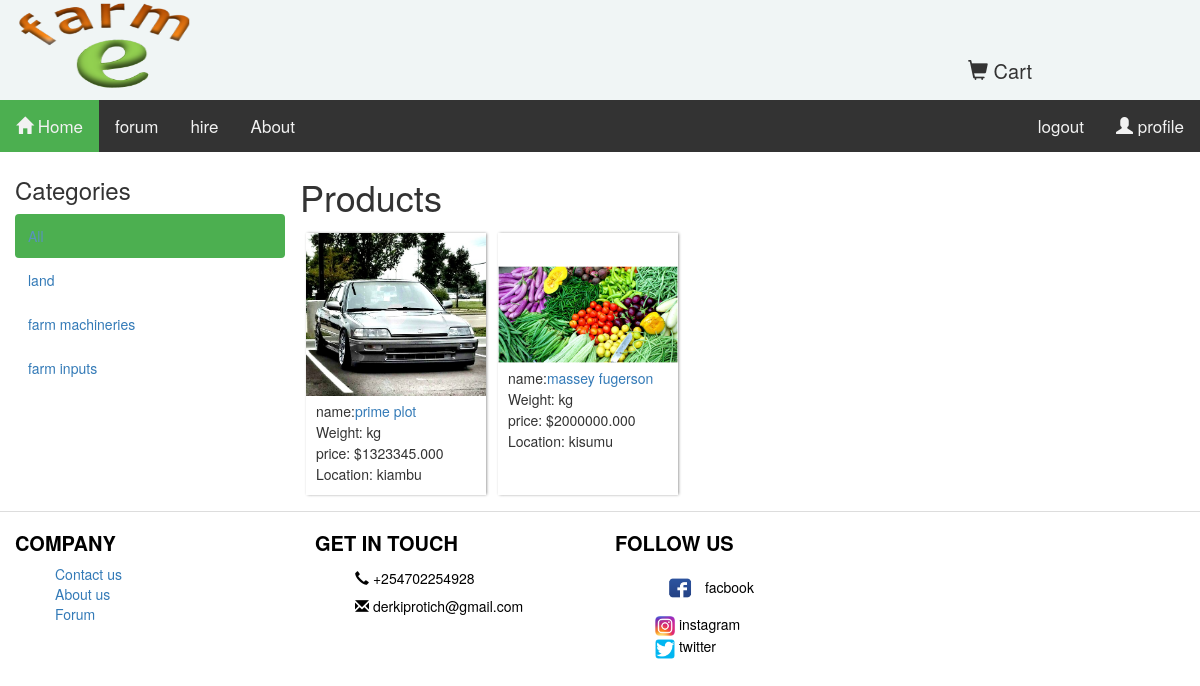
The app's page /hire/input/ (signed in) with its own data.
### hire/models.py (models this page shows, shortened)
class Category(models.Model):
    name=models.CharField(max_length=250,db_index=True)
    slug=models.SlugField(db_index=True,unique=True)
    class Meta:
        ordering=('-name',)
        verbose_name='category'
        verbose_name_plural='categories'
    def get_absolute_url(self):
        return reverse('input_by_category',args=[self.slug])

class Input(models.Model):
    name= models.CharField(max_length=250,db_index=True)
    slug=models.SlugField(db_index=True,unique=True)
    image=models.ImageField(upload_to=upload)
    description=models.TextField(blank=True)
    category=models.ForeignKey(Category,on_delete=models.CASCADE,related_name='inputs')
    price= models.DecimalField(max_digits=10, decimal_places=3)
    available=models.BooleanField(default=True)
    location=models.CharField(max_length=50)
    created= models.DateTimeField(auto_now_add=True)
    updated= models.DateTimeField(auto_now=True)
    class Meta:
        ordering=('-name',)
        index_together=(('id','slug'),)
    def get_absolute_url(self):
        return reverse('input_detail', args=[self.id, self.slug])

### hire/views.py (the view)
# urls.py: url(r'^(?P<category_slug>[-\w]+)/$',views.hireView, name='input_by_category'),
def hireView(request,category_slug=None):
    category = None
    categories = Category.objects.all()
    inputs = Input.objects.filter(available=True)
    if category_slug:
        category = get_object_or_404(Category, slug=category_slug )
        inputs = Input.objects.filter(category=category)
    return render(request,'hire/hire_list.html',{'category':category,
                                                 'categories':categories,
                                                 'inputs':inputs})

### cart/cart.py (called while the page is built)
	def __len__(self):
		return sum(item['quantity' ] for item in self.cart.values())

### cart/context_processors.py (called while the page is built)
def cart(request):
	return {'cart': Cart(request)}

### efarm/templates/hire/hire_list.html (shortened to what this page needs)
{% extends "shop/base.html" %}
{% load static %}
{% block content %}
<div id="sidebar" class="col-lg-3 col-md-2 col-sm-0">
			<h3>Categories</h3>
			<ul>
				<li {% if not category %} class="select"{% endif %}><a href="{% url 'hire_list' %}">All</a></li>
			{% for c in categories %}
				<li {% if category.slug == c.slug %}class="select"{% endif %}><a href="{{ c.get_absolute_url }}">{{ c.name }}</a></li>
			{% endfor %}
			</ul>
</div>
<h1>{% if category %} {{ category.name }}{% else %}Products{% endif %}</h1>
<div id="main" class="product col-sm-12 col-md-9 col-lg-9" >
			{% for input in inputs %}
			<div class="item">
					<a href="{{ input.get_absolute_url }}">
					<img src="{%if input.image %}{{input.image.url}}{% else %}{% static 'img/image.png'%}{% endif %}">
					</a>
					<div class="item_list">
					name:<a href="{{ input.get_absolute_url }}">{{ input.name }}</a><br>
					Weight: {{input.weigth}}kg<br>
					price: ${{ input.price }}<br>
					Location: {{input.location}}<br>
				</div>
			</div>
			{% endfor %}
</div>
</div>
{% endblock %}

### static/css/main.css (style rules this page uses)
body { margin: 0px 0px 0px 0px; font-family:helvetica, sans-serif; height: 100%; }
* { box-sizing: border-box; }
a { text-decoration:none; color:black; }
#sidebar ul { margin: 0px; padding: 0px; }
#sidebar ul li { margin: 0px; list-style: none; padding: 12px 13px; }
#sidebar ul li a { display: block; }
#main { -webkit-flex-wrap: wrap; flex-wrap: wrap; display: flex; padding: 0px; height: auto; }
#sidebar ul li.select { background:#4CAF50; border-radius:4px; }
#sidebar ul li.select a { color:#5993bb; }
.product .item { width:20%; text-align:justify center; line-height:1.5; align-content: center; margin: 6px; box-shadow: 0px 0px 0px grey; -webkit-transition:box-shadow .6s ease-out; box-shadow: .9px .10px 3px grey; }
.product .item .item_list { padding:0px 10px 10px 10px; }
.product .item img { width:100%; margin-bottom:5px; height: auto; }

### records on screen
Category: name "land"
Category: name "farm machineries"
Category: name "farm inputs"
Input: image (picture), name "prime plot", price "1323345.000", location "kiambu"
Input: image (picture), name "massey fugerson", price "2000000.000", location "kisumu"
